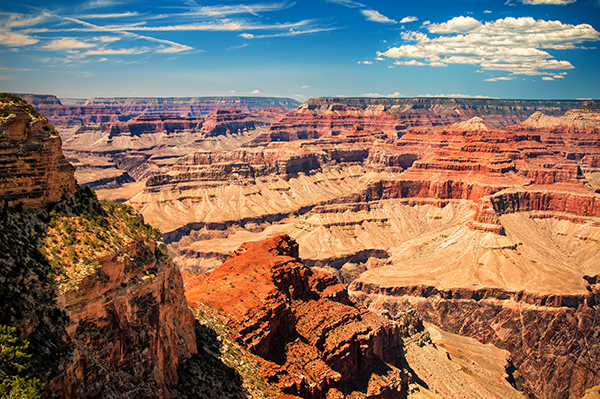
#> input picture opencv-image-arithmetic/grand_canyon.png, 600 x 399 px
$ python image_arithmetic.py
#> lines starting #> are read from the running program, lines starting #| are printed output that depends on the picture
# USAGE
# python image_arithmetic.py

# import the necessary packages
import numpy as np
import argparse
import cv2

# construct the argument parser and parse the arguments
ap = argparse.ArgumentParser()
ap.add_argument("-i", "--image", type=str, default="grand_canyon.png",
	help="path to the input image")
args = vars(ap.parse_args())

# images are NumPy arrays stored as unsigned 8-bit integers (unit8)
# with values in the range [0, 255]; when using the add/subtract
# functions in OpenCV, these values will be *clipped* to this range,
# even if they fall outside the range [0, 255] after applying the
# operation
added = cv2.add(np.uint8([200]), np.uint8([100]))
subtracted = cv2.subtract(np.uint8([50]), np.uint8([100]))
print("max of 255: {}".format(added))
print("min of 0: {}".format(subtracted))

# using NumPy arithmetic operations (rather than OpenCV operations)
# will result in a modulo ("wrap around") instead of being clipped
# to the range [0, 255]
added = np.uint8([200]) + np.uint8([100])
subtracted = np.uint8([50]) - np.uint8([100])
print("wrap around: {}".format(added))
print("wrap around: {}".format(subtracted))

# load the original input image and display it to our screen
image = cv2.imread(args["image"])
#> image is the input picture: shape (399, 600, 3); mean B, G, R 97.3, 113.1, 138.6
cv2.imshow("Original", image)

# increasing the pixel intensities in our input image by 100 is
# accomplished by constructing a NumPy array that has the *same
# dimensions* as our input image, filling it with ones, multiplying
# it by 100, and then adding the input image and matrix together
M = np.ones(image.shape, dtype="uint8") * 100
cv2.imshow("M filled with 100s", M)
added = cv2.add(image, M)
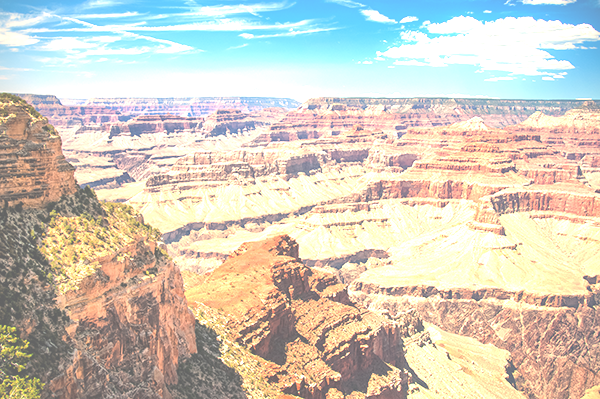
#> added: shape (399, 600, 3); mean B, G, R 190.9, 204.8, 210
cv2.imshow("Lighter", added)

# similarly, we can subtract 50 from all pixels in our image and make it
# darker
M = np.ones(image.shape, dtype="uint8") * 50
subtracted = cv2.subtract(image, M)
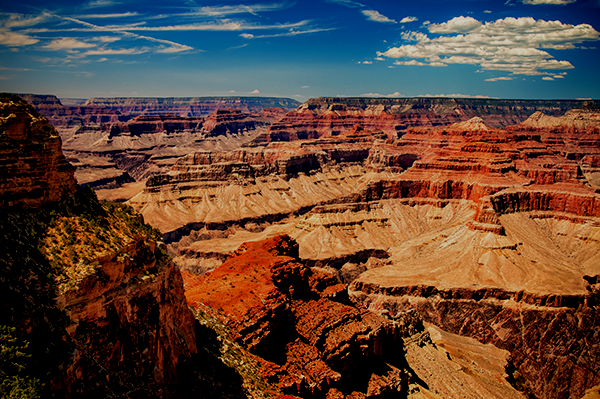
#> subtracted: shape (399, 600, 3); mean B, G, R 54.1, 68.1, 94.3
cv2.imshow("Darker", subtracted)
cv2.waitKey(0)

$ run again, with opencv-image-arithmetic/image.jpg saved as opencv-image-arithmetic/grand_canyon.png
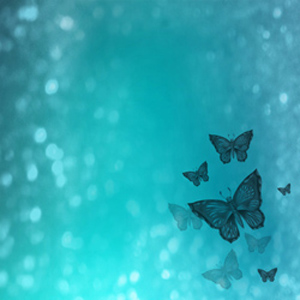
#> input picture opencv-image-arithmetic/image.jpg, 300 x 300 px
#> image is the input picture: shape (300, 300, 3); mean B, G, R 181.8, 170.3, 46.1
#> `added = cv2.add(image, M)`:
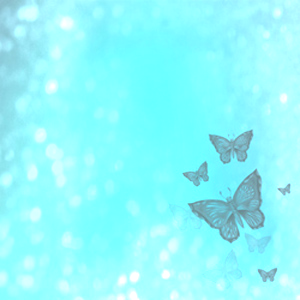
#> added: shape (300, 300, 3); mean B, G, R 251.2, 248.7, 146.1
#> `subtracted = cv2.subtract(image, M)`:
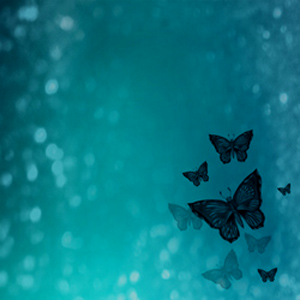
#> subtracted: shape (300, 300, 3); mean B, G, R 131.8, 120.3, 8.2
